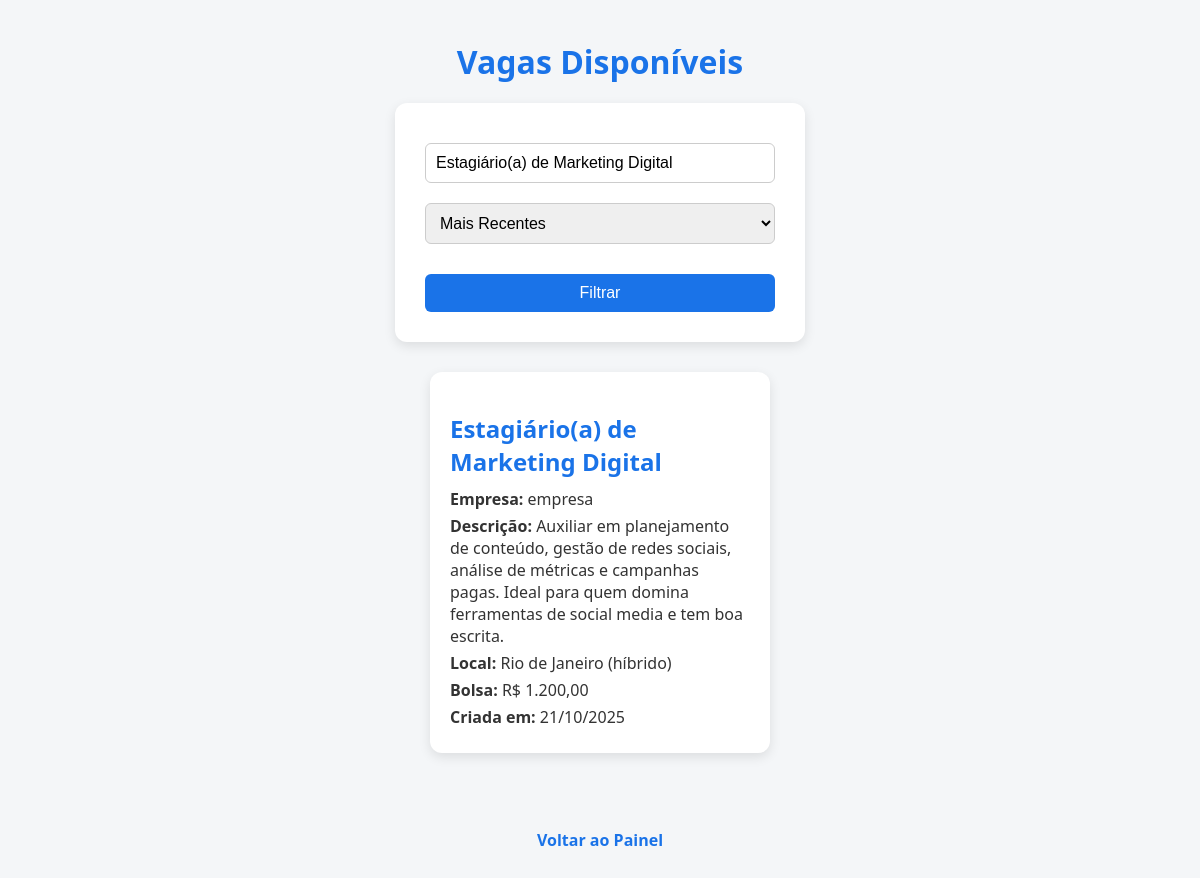
Page /vagas.php?busca=Estagiário(a) de Marketing Digital (signed in) on the committed database.
### tables this page shows
CREATE TABLE `vagas` (
  `id` int(11) NOT NULL,
  `empresa_id` int(11) DEFAULT NULL,
  `titulo` varchar(100) DEFAULT NULL,
  `descricao` text DEFAULT NULL,
  `local` varchar(100) DEFAULT NULL,
  `bolsa` decimal(10,2) DEFAULT NULL,
  `data_criacao` datetime DEFAULT current_timestamp()
);

CREATE TABLE `usuarios` (
  `id` int(11) NOT NULL,
  `nome` varchar(100) DEFAULT NULL,
  `email` varchar(100) DEFAULT NULL,
  `senha` varchar(255) DEFAULT NULL,
  `tipo` enum('estudante','empresa') DEFAULT NULL
);

### vagas.php (the view, shortened to what this page needs)
<?php
include 'conexao.php';
$busca = $_GET['busca'] ?? '';
$ordenar = $_GET['ordenar'] ?? 'data_criacao';
$sql = "SELECT v.*, u.nome AS empresa
        FROM vagas v
        JOIN usuarios u ON v.empresa_id = u.id
        WHERE titulo LIKE ?
        ORDER BY $ordenar DESC";
$stmt = $conn->prepare($sql);
$like = "%$busca%";
$stmt->bind_param("s", $like);
$stmt->execute();
$resultado = $stmt->get_result();
?>
<!DOCTYPE html>
<html lang="pt-br">
<head>
    <link rel="stylesheet" href="css/estilo.css">
</head>
<body>
    <h1>Vagas Disponíveis</h1>
    <form method="get" class="form-busca">
        <input type="text" name="busca" placeholder="Buscar por título" value="<?= htmlspecialchars($busca) ?>">
        <select name="ordenar">
            <option value="data_criacao" <?= $ordenar=='data_criacao'?'selected':'' ?>>Mais Recentes</option>
        </select>
        <button type="submit">Filtrar</button>
    </form>
    <div class="lista-vagas">
        <?php if($resultado->num_rows > 0): ?>
            <?php while($vaga = $resultado->fetch_assoc()): ?>
                <div class="vaga-card">
                    <h2><?= htmlspecialchars($vaga['titulo']) ?></h2>
                    <p><strong>Empresa:</strong> <?= htmlspecialchars($vaga['empresa']) ?></p>
                    <p><strong>Descrição:</strong> <?= htmlspecialchars($vaga['descricao']) ?></p>
                    <p><strong>Local:</strong> <?= htmlspecialchars($vaga['local']) ?></p>
                    <p><strong>Bolsa:</strong> R$ <?= number_format($vaga['bolsa'], 2, ',', '.') ?></p>
                    <p><strong>Criada em:</strong> <?= date('d/m/Y', strtotime($vaga['data_criacao'])) ?></p>
                </div>
            <?php endwhile; ?>
        <?php else: ?>
            <p>Nenhuma vaga encontrada.</p>
        <?php endif; ?>
    </div>
    <p><a href="painel.php">Voltar ao Painel</a></p>
</body>
</html>

### css/estilo.css (style rules this page uses)
body { font-family: 'Segoe UI', Tahoma, Geneva, Verdana, sans-serif; background-color: #f4f6f8; color: #333; margin: 0; padding: 0; display: flex; flex-direction: column; align-items: center; min-height: 100vh; text-align: center; }
h1 { color: #1a73e8; font-size: 2em; margin: 40px 0 20px 0; }
form { background-color: #fff; padding: 30px; border-radius: 12px; box-shadow: 0 4px 12px rgba(0,0,0,0.1); width: 350px; display: flex; flex-direction: column; margin-bottom: 20px; }
input, select, textarea, button { margin-top: 10px; padding: 10px; border-radius: 6px; border: 1px solid #ccc; font-size: 1em; }
button { background-color: #1a73e8; color: white; border: none; cursor: pointer; margin-top: 20px; transition: background-color 0.3s; }
a { text-decoration: none; color: #1a73e8; font-weight: bold; margin: 10px; padding: 10px 20px; border-radius: 6px; display: inline-block; transition: background-color 0.3s, color 0.3s; }
.lista-vagas { display: flex; flex-wrap: wrap; gap: 20px; justify-content: center; margin-bottom: 40px; }
.vaga-card { background-color: #fff; padding: 20px; border-radius: 12px; box-shadow: 0 4px 12px rgba(0,0,0,0.1); width: 300px; text-align: left; transition: transform 0.2s, box-shadow 0.2s; }
.vaga-card h2 { color: #1a73e8; margin-bottom: 10px; }
.vaga-card p { margin: 5px 0; }
.form-busca { margin-bottom: 30px; display: flex; gap: 10px; justify-content: center; flex-wrap: wrap; }

### rows in the picture
vagas: titulo "Estagiário(a) de Marketing Digital", empresa.nome "empresa", descricao "Auxiliar em planejamento de conteúdo, gestão de redes sociais, análise de métricas e campanhas pagas. Ideal para quem domina ferramentas de social media e tem boa escrita.", local "Rio de Janeiro (híbrido)", bolsa "1.200,00", data_criacao "21/10/2025"
